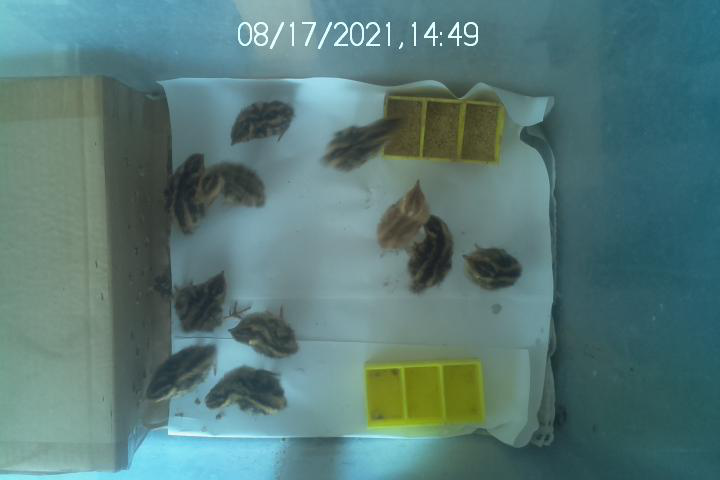
%> input picture puppy151.png, 720 x 480 px
$ octave mask_pakal.m   (GNU Octave 9; MATLAB toolbox functions it lacks are replaced by stand-ins)
%> lines starting %> are read from the running program, lines starting %| are printed output that depends on the picture; in (x1, y1, x2, y2) boxes, pixels count from 0 and x2, y2 are one past the last pixel; in counts of white or black regions, pixels touching at a corner belong together; the program's own positions count from 1
iml=imread('puppy151.png');
%> iml is the input picture: size 480x720x3 uint8; mean R, G, B 87.6, 121.5, 119.6
impakal=imread('impakalpuppyfiltered3.png');
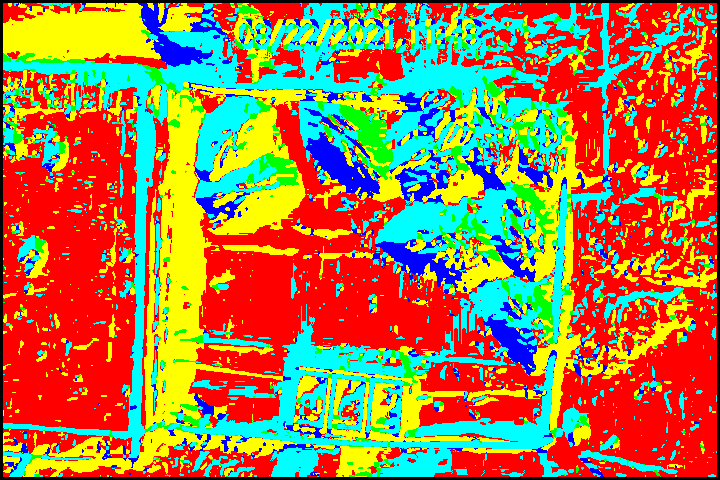
%> input picture impakalpuppyfiltered3.png, 720 x 480 px
%> impakal is the input picture: size 480x720x3 uint16; mean R, G, B 42869.5, 31930.9, 18500.2
imbyn=rgb2gray(iml);
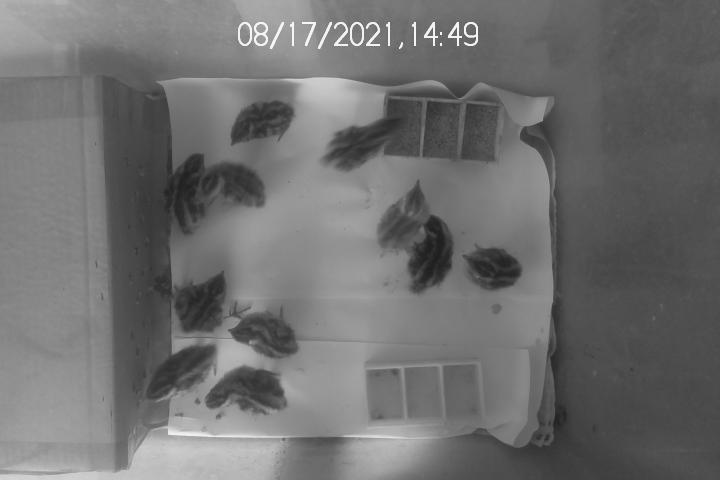
%> imbyn: size 480x720 uint8; min 30, max 249, mean 111.2
imbynfiltered=imsmooth(imbyn,'Gaussian',8);
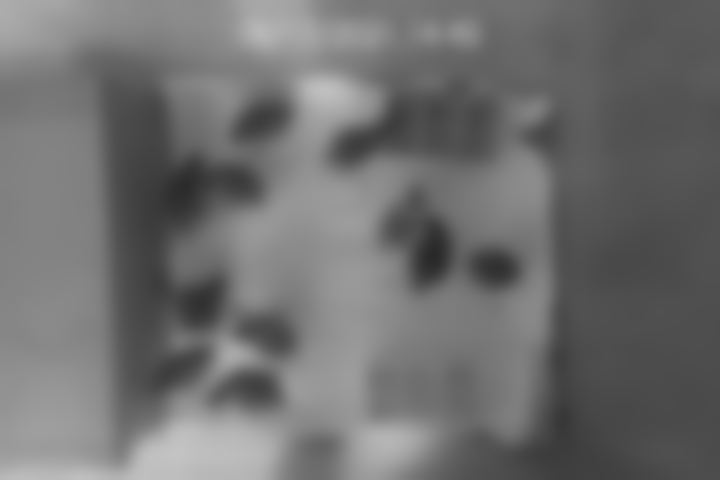
%> imbynfiltered: size 480x720 uint8; min 41, max 195, mean 111.2
imshow(imbyn);
%bw=im2bw(imbyn,"moments");
bw=im2bw(imbynfiltered,.4);
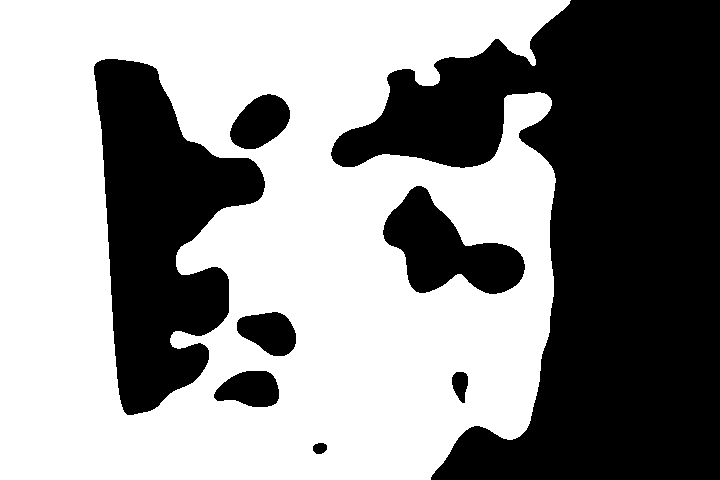
%> bw: size 480x720 logical; 56.4% white; 8 black regions, largest, box (x1, y1, x2, y2) and area: (331, 0, 720, 480) 103284, (94, 59, 265, 415) 32979, (383, 186, 525, 294) 7923
%bw=im2bw(imbyn,graythresh(imbynfiltered,"moments"));
bw=not(bw);
inew=impakal.*repmat(bw,[1,1,3]);
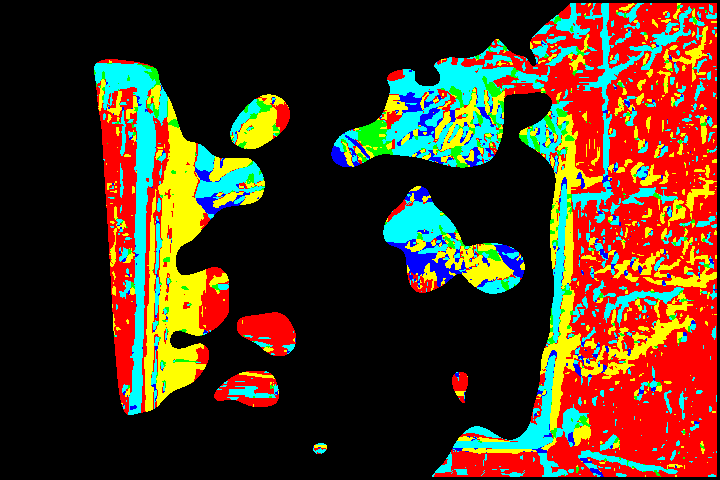
%> inew: size 480x720x3 uint16; mean R, G, B 19262.7, 13518.9, 7748.1; drawn with min black and max white
imshow(inew);
figure, imshow(imbynfiltered);
